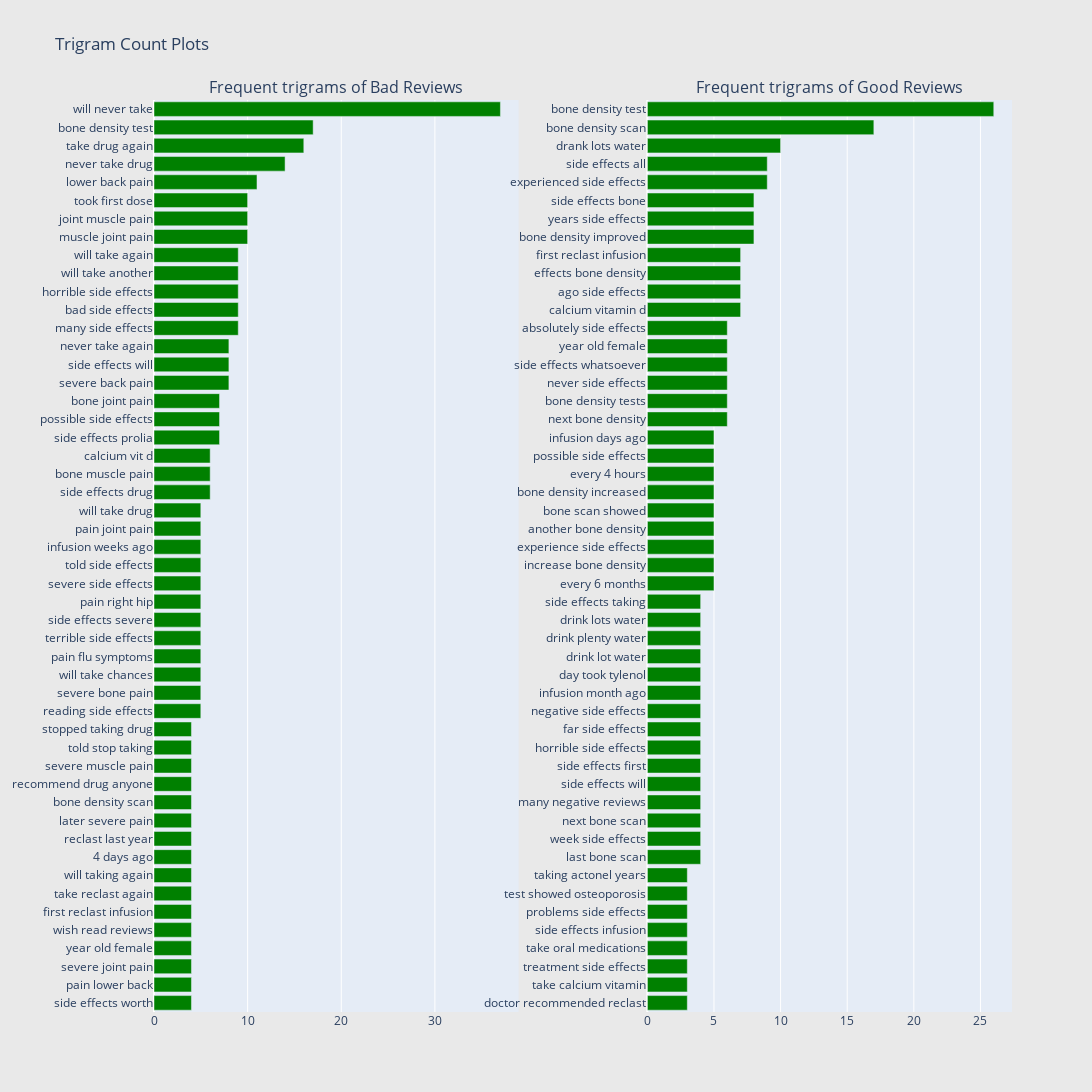

This figure's notebook cell:
### Markdown cell above
# Trigram

### Code cell
freq_dict = defaultdict(int)
for sent in bad_df["Reviews"]:
    for word in generate_ngrams(sent,3):
        freq_dict[word] += 1
fd_sorted = pd.DataFrame(sorted(freq_dict.items(), key=lambda x: x[1])[::-1])
fd_sorted.columns = ["word", "wordcount"]
trace1 = horizontal_bar_chart(fd_sorted.head(50), 'green')

freq_dict = defaultdict(int)
for sent in good_df["Reviews"]:
    for word in generate_ngrams(sent,3):
        freq_dict[word] += 1
fd_sorted = pd.DataFrame(sorted(freq_dict.items(), key=lambda x: x[1])[::-1])
fd_sorted.columns = ["word", "wordcount"]
trace2 = horizontal_bar_chart(fd_sorted.head(50), 'green')

# Creating two subplots
fig = tools.make_subplots(rows=1, cols=2, vertical_spacing=0.04,horizontal_spacing=0.15,
                          subplot_titles=["Frequent trigrams of Bad Reviews", 
                                          "Frequent trigrams of Good Reviews"])
fig.append_trace(trace1, 1, 1)
fig.append_trace(trace2, 1, 2)
fig['layout'].update(height=1200, width=1600, paper_bgcolor='rgb(233,233,233)', title="Trigram Count Plots")
py.iplot(fig, filename='word-plots')

### Figure 1 — Plotly figure (JSON) as saved in the notebook; plotly's stock layout.template omitted (floating-point values rounded to 4 significant figures)
{"data": [{"marker": {"color": "green"}, "orientation": "h", "showlegend": false, "type": "bar", "x": [4, 4, 4, 4, 4, 4, 4, 4, 4, 4, 4, 4, 4, 4, 4, 4, 5, 5, 5, 5, 5, 5, 5, 5, 5, 5, 5, 5, 6, 6, 6, 7, 7, 7, 8, 8, 8, 9, 9, 9, 9, 9, 10, 10, 10, 11, 14, 16, 17, 37], "xaxis": "x", "y": ["side effects worth", "pain lower back", "severe joint pain", "year old female", "wish read reviews", "first reclast infusion", "take reclast again", "will taking again", "4 days ago", "reclast last year", "later severe pain", "bone density scan", "recommend drug anyone", "severe muscle pain", "told stop taking", "stopped taking drug", "reading side effects", "severe bone pain", "will take chances", "pain flu symptoms", "terrible side effects", "side effects severe", "pain right hip", "severe side effects", "told side effects", "infusion weeks ago", "pain joint pain", "will take drug", "side effects drug", "bone muscle pain", "calcium vit d", "side effects prolia", "possible side effects", "bone joint pain", "severe back pain", "side effects will", "never take again", "many side effects", "bad side effects", "horrible side effects", "will take another", "will take again", "muscle joint pain", "joint muscle pain", "took first dose", "lower back pain", "never take drug", "take drug again", "bone density test", "will never take"], "yaxis": "y"}, {"marker": {"color": "green"}, "orientation": "h", "showlegend": false, "type": "bar", "x": [3, 3, 3, 3, 3, 3, 3, 3, 4, 4, 4, 4, 4, 4, 4, 4, 4, 4, 4, 4, 4, 4, 4, 5, 5, 5, 5, 5, 5, 5, 5, 5, 6, 6, 6, 6, 6, 6, 7, 7, 7, 7, 8, 8, 8, 9, 9, 10, 17, 26], "xaxis": "x2", "y": ["doctor recommended reclast", "take calcium vitamin", "treatment side effects", "take oral medications", "side effects infusion", "problems side effects", "test showed osteoporosis", "taking actonel years", "last bone scan", "week side effects", "next bone scan", "many negative reviews", "side effects will", "side effects first", "horrible side effects", "far side effects", "negative side effects", "infusion month ago", "day took tylenol", "drink lot water", "drink plenty water", "drink lots water", "side effects taking", "every 6 months", "increase bone density", "experience side effects", "another bone density", "bone scan showed", "bone density increased", "every 4 hours", "possible side effects", "infusion days ago", "next bone density", "bone density tests", "never side effects", "side effects whatsoever", "year old female", "absolutely side effects", "calcium vitamin d", "ago side effects", "effects bone density", "first reclast infusion", "bone density improved", "years side effects", "side effects bone", "experienced side effects", "side effects all", "drank lots water", "bone density scan", "bone density test"], "yaxis": "y2"}], "layout": {"annotations": [{"font": {"size": 16}, "showarrow": false, "text": "Frequent trigrams of Bad Reviews", "x": 0.2125, "xanchor": "center", "xref": "paper", "y": 1, "yanchor": "bottom", "yref": "paper"}, {"font": {"size": 16}, "showarrow": false, "text": "Frequent trigrams of Good Reviews", "x": 0.7875, "xanchor": "center", "xref": "paper", "y": 1, "yanchor": "bottom", "yref": "paper"}], "height": 1200, "paper_bgcolor": "rgb(233,233,233)", "title": {"text": "Trigram Count Plots"}, "width": 1600, "xaxis": {"anchor": "y", "domain": [0, 0.425]}, "xaxis2": {"anchor": "y2", "domain": [0.575, 1]}, "yaxis": {"anchor": "x", "domain": [0, 1]}, "yaxis2": {"anchor": "x2", "domain": [0, 1]}}}
